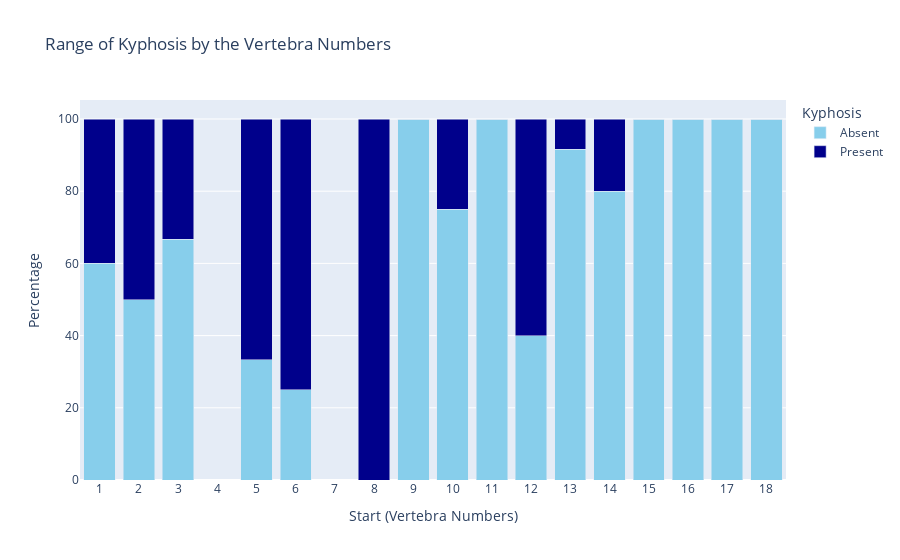

Source (notebook cell):
### Markdown cell above
<a id="recurrence-status-of-kyphosis"></a>
# <font color= #FF0000> <b>  What is the recurrence status of kyphosis by vertebra number?</b><font color= #FF0000>

### Code cell
# Group and count the kyphosis conditions by vertebra number
kyphosis_by_vertebra = df.groupby('Start')['Kyphosis'].value_counts(normalize=True).unstack().fillna(0)

# Reset index to convert the DataFrame for Plotly
kyphosis_by_vertebra = kyphosis_by_vertebra.reset_index()

# Rename columns for better readability in the plot
kyphosis_by_vertebra.columns = ['Start', 'Absent', 'Present']

# Convert to percentage
kyphosis_by_vertebra['Absent'] *= 100
kyphosis_by_vertebra['Present'] *= 100

# Plot using Plotly with specified colors
fig = px.bar(kyphosis_by_vertebra, 
             x='Start', 
             y=['Absent', 'Present'], 
             title='Range of Kyphosis by the Vertebra Numbers', 
             labels={'value': 'Percentage', 'Start': 'Start (Vertebra Numbers)'},
             barmode='stack',
             color_discrete_map={'Absent': 'skyblue', 'Present': 'darkblue'})

# Update x-axis to ensure labels are shown correctly
fig.update_layout(
    xaxis=dict(
        tickmode='linear',  # ensures all ticks are shown
        tick0=1,            # start at the first tick
        dtick=1             # interval between ticks
    ),
    legend_title_text='Kyphosis'
)

# Show the plot
fig.show()

### Figure 1 — Plotly figure (JSON) as saved in the notebook; plotly's stock layout.template omitted (floating-point values rounded to 4 significant figures)
{"data": [{"alignmentgroup": "True", "hovertemplate": "variable=Absent<br>Start (Vertebra Numbers)=%{x}<br>Percentage=%{y}<extra></extra>", "legendgroup": "Absent", "marker": {"color": "skyblue", "pattern": {"shape": ""}}, "name": "Absent", "offsetgroup": "Absent", "orientation": "v", "showlegend": true, "textposition": "auto", "type": "bar", "x": [1, 2, 3, 5, 6, 8, 9, 10, 11, 12, 13, 14, 15, 16, 17, 18], "xaxis": "x", "y": [60, 50, 66.67, 33.33, 25, 0, 100, 75, 100, 40, 91.67, 80, 100, 100, 100, 100], "yaxis": "y"}, {"alignmentgroup": "True", "hovertemplate": "variable=Present<br>Start (Vertebra Numbers)=%{x}<br>Percentage=%{y}<extra></extra>", "legendgroup": "Present", "marker": {"color": "darkblue", "pattern": {"shape": ""}}, "name": "Present", "offsetgroup": "Present", "orientation": "v", "showlegend": true, "textposition": "auto", "type": "bar", "x": [1, 2, 3, 5, 6, 8, 9, 10, 11, 12, 13, 14, 15, 16, 17, 18], "xaxis": "x", "y": [40, 50, 33.33, 66.67, 75, 100, 0, 25, 0, 60, 8.333, 20, 0, 0, 0, 0], "yaxis": "y"}], "layout": {"barmode": "stack", "legend": {"title": {"text": "Kyphosis"}, "tracegroupgap": 0}, "title": {"text": "Range of Kyphosis by the Vertebra Numbers"}, "xaxis": {"anchor": "y", "domain": [0, 1], "dtick": 1, "tick0": 1, "tickmode": "linear", "title": {"text": "Start (Vertebra Numbers)"}}, "yaxis": {"anchor": "x", "domain": [0, 1], "title": {"text": "Percentage"}}}}
